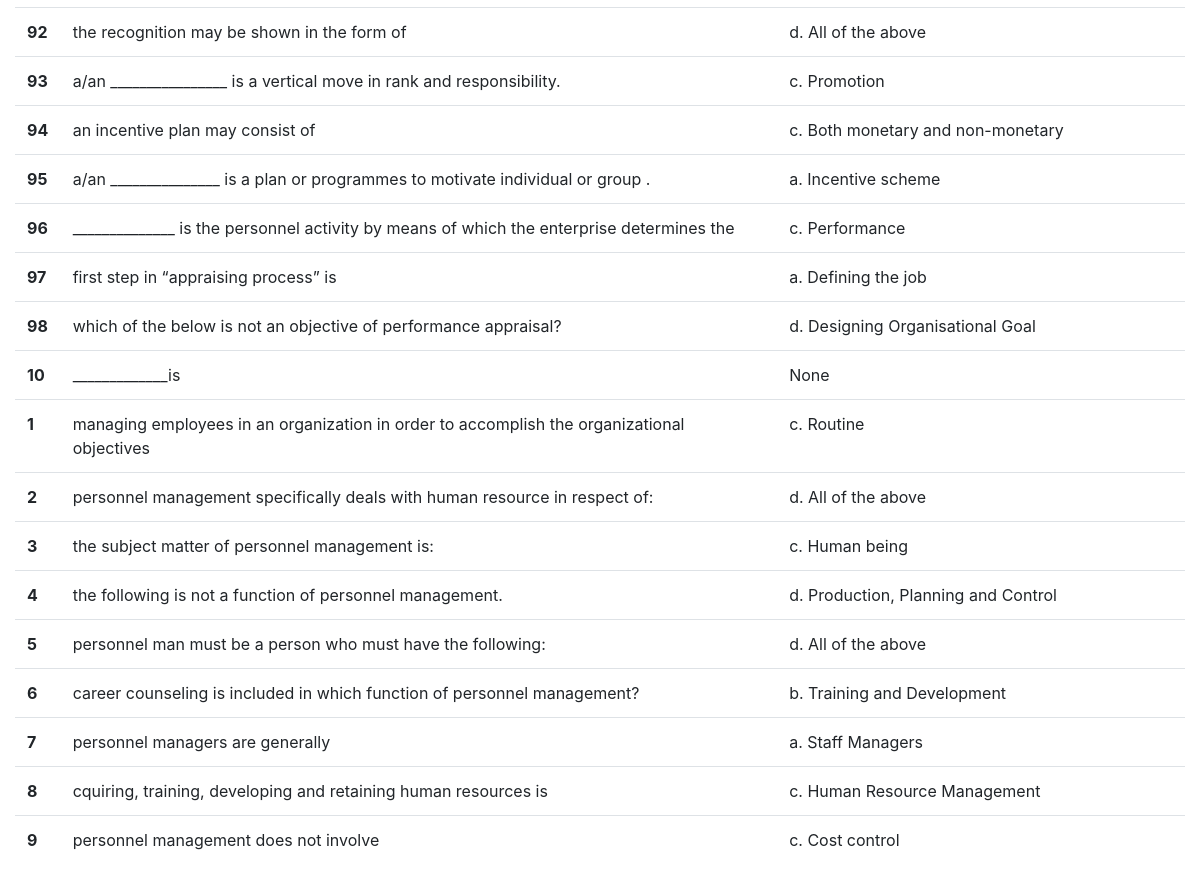
Page /subjects/personnel_management/ (lower part) on the earlier database version.
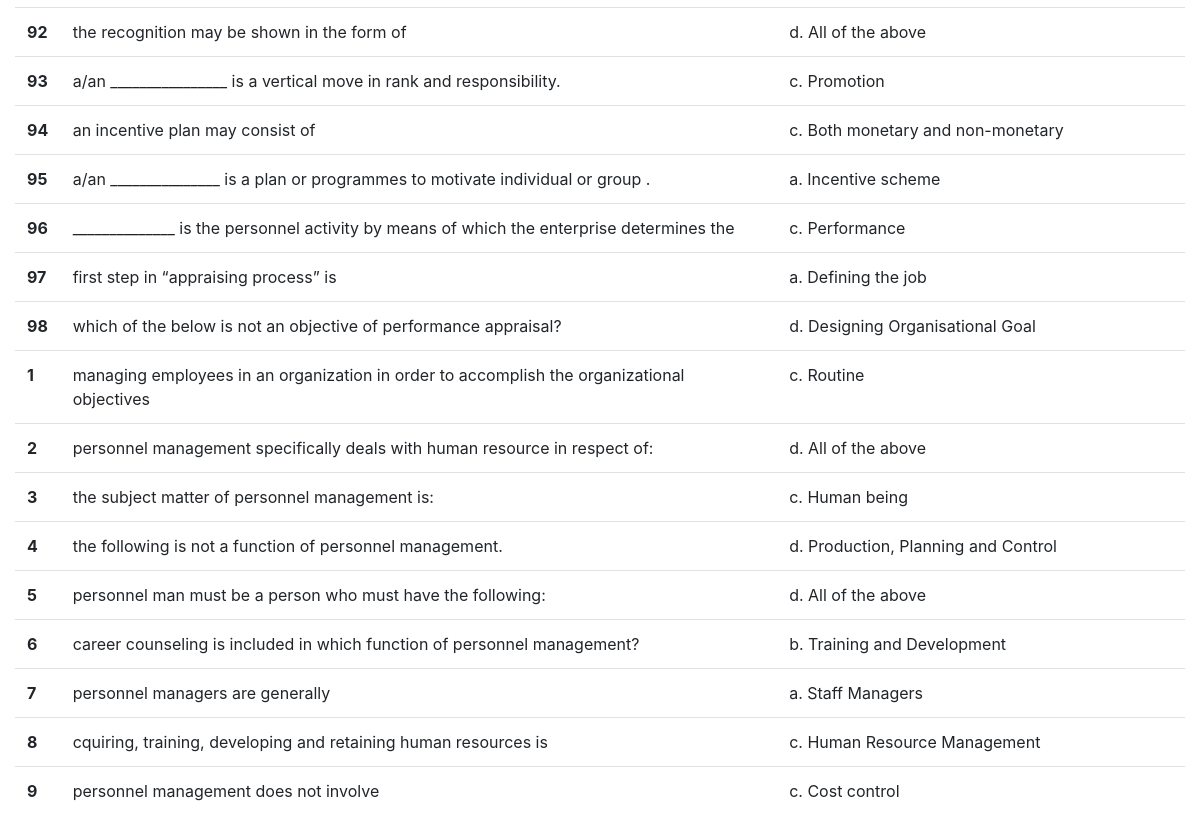
Same page on the later database version.
### guide/models.py (models this page shows, shortened)
class PersonnelManagement(models.Model):
    s_no = models.PositiveIntegerField(null=True)
    question = models.CharField(max_length=100)
    answer = models.CharField(max_length=100, null=True)

### guide/views.py (the view)
# urls.py: path('subjects/personnel_management/',
def personnel_management(request):
    questions = PersonnelManagement.objects.all()
    answers = Answer.objects.all()
    my_filter = PersonnelManagementFilter(request.GET, queryset=questions)
    questions = my_filter.qs
    context = {
        'questions': questions,
        'answers': answers,
        'my_filter': my_filter,
    }
    return render(request, 'guide/personnel_management.html', context)

### guide/templates/guide/personnel_management.html (shortened to what this page needs)
{% extends 'base.html' %}
{% block content %}
<div class="container-list">
<table class="table">
  <tbody>
  {% for question in questions %}
    <tr>
      <th scope="row">{{ question.s_no }}</th>
      <td>{{ question.question }}</td>
      <td>{{ question.answer }}</td>
    </tr>
  {% endfor %}
  </tbody>
</table>
  </div>
</div>
{% endblock  %}

### templates/base.html (shortened to what this page needs)
<!DOCTYPE html>
<html>
<head>
    <link rel="stylesheet" type="text/css" href="">
    <link rel="stylesheet" href="https://stackpath.bootstrapcdn.com/bootstrap/4.5.2/css/bootstrap.min.css">
</head>
<body>
    <div class="container-fluid">
        {% block content %}
        {% endblock  %}
</body>
</html>

Differences in the rows shown:
removed PersonnelManagement: s_no "10", question "_____________is", answer "None"
